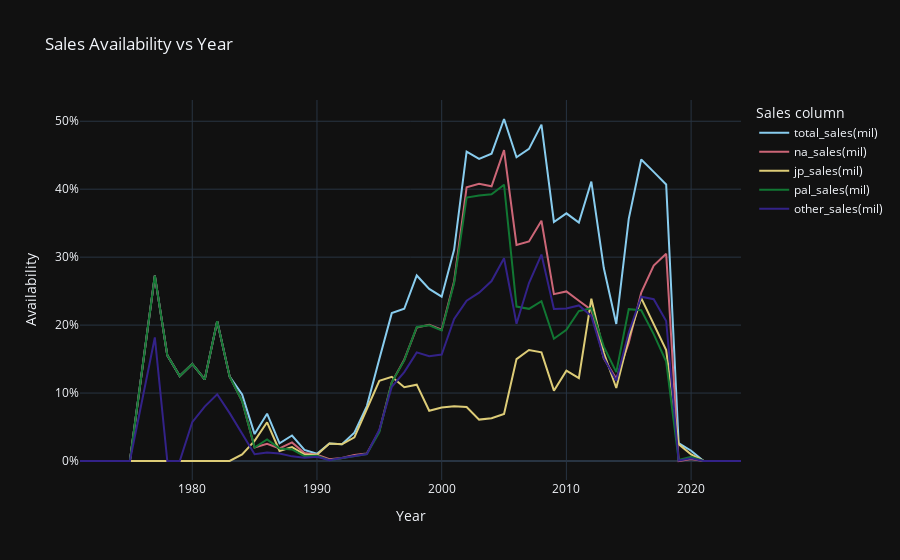

Notebook cell for this chart:
### Markdown cell above
#### Sales availability over time

### Code cell
# Calculate percentage of availability in each column, grouped by year

sales_cols = ['total_sales(mil)', 'na_sales(mil)', 'jp_sales(mil)', 'pal_sales(mil)', 'other_sales(mil)']

df_av = (
    df.notna()
    .groupby(df['release_date'].dt.year)
    .mean()
)

fig = px.line(
    df_av,
    y=sales_cols,
    labels={
        "value": "Availability",
        "release_date": "Year",
        "variable": "Sales column"
    },
    title="Sales Availability vs Year"
)

fig.update_layout(
    xaxis_title="Year",
    yaxis_title="Availability",
    yaxis_tickformat=".0%"
)

fig.show()
